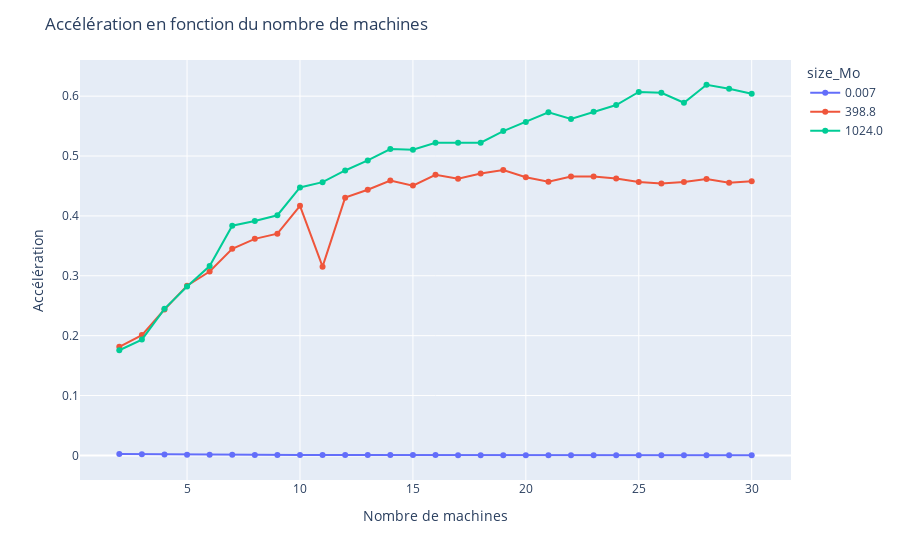

Notebook cell for this chart:
### Code cell
fig = px.line(all, x="nb_machines", y="Speedup",color='size_Mo', markers=True)
fig.update_layout(title='Accélération en fonction du nombre de machines',
                  xaxis_title='Nombre de machines',
                  yaxis_title='Accélération')
fig.show()

### Figure 1 — Plotly figure (JSON) as saved in the notebook; plotly's stock layout.template omitted (floating-point values rounded to 4 significant figures)
{"data": [{"hovertemplate": "size_Mo=0.007<br>nb_machines=%{x}<br>Speedup=%{y}<extra></extra>", "legendgroup": "0.007", "line": {"color": "#636efa", "dash": "solid"}, "marker": {"symbol": "circle"}, "mode": "markers+lines", "name": "0.007", "orientation": "v", "showlegend": true, "x": [2, 3, 4, 5, 6, 7, 8, 9, 10, 11, 12, 13, 14, 15, 16, 17, 18, 19, 20, 21, 22, 23, 24, 25, 26, 27, 28, 29, 30], "xaxis": "x", "y": [0.002184, 0.001878, 0.001326, 0.001213, 0.001006, 0.0009151, 0.0008176, 0.0007647, 0.0007093, 0.0006482, 0.0006122, 0.0005791, 0.0005257, 0.0005013, 0.0004746, 0.0004636, 0.0004298, 0.0004176, 0.0003765, 0.0003807, 0.000361, 0.0003544, 0.0003399, 0.0003276, 0.0003119, 0.0003084, 0.0003061, 0.0002916, 0.0002608], "yaxis": "y", "type": "scatter"}, {"hovertemplate": "size_Mo=398.8<br>nb_machines=%{x}<br>Speedup=%{y}<extra></extra>", "legendgroup": "398.8", "line": {"color": "#EF553B", "dash": "solid"}, "marker": {"symbol": "circle"}, "mode": "markers+lines", "name": "398.8", "orientation": "v", "showlegend": true, "x": [2, 3, 4, 5, 6, 7, 8, 9, 10, 11, 12, 13, 14, 15, 16, 17, 18, 19, 20, 21, 22, 23, 24, 25, 26, 27, 28, 29, 30], "xaxis": "x", "y": [0.1814, 0.2009, 0.2437, 0.2835, 0.3071, 0.3451, 0.3617, 0.3703, 0.4168, 0.3152, 0.4305, 0.4437, 0.459, 0.4506, 0.4687, 0.4622, 0.4708, 0.4765, 0.4646, 0.4569, 0.4657, 0.4658, 0.4624, 0.4568, 0.4542, 0.4565, 0.4615, 0.4553, 0.4581], "yaxis": "y", "type": "scatter"}, {"hovertemplate": "size_Mo=1024.0<br>nb_machines=%{x}<br>Speedup=%{y}<extra></extra>", "legendgroup": "1024.0", "line": {"color": "#00cc96", "dash": "solid"}, "marker": {"symbol": "circle"}, "mode": "markers+lines", "name": "1024.0", "orientation": "v", "showlegend": true, "x": [2, 3, 4, 5, 6, 7, 8, 9, 10, 11, 12, 13, 14, 15, 16, 17, 18, 19, 20, 21, 22, 23, 24, 25, 26, 27, 28, 29, 30], "xaxis": "x", "y": [0.1756, 0.1934, 0.2448, 0.282, 0.3161, 0.3837, 0.3916, 0.4011, 0.4476, 0.4564, 0.4759, 0.4927, 0.5118, 0.5106, 0.5222, 0.5222, 0.5222, 0.5416, 0.5569, 0.573, 0.562, 0.5738, 0.5852, 0.6071, 0.6056, 0.589, 0.6191, 0.6125, 0.6041], "yaxis": "y", "type": "scatter"}], "layout": {"xaxis": {"anchor": "y", "domain": [0.0, 1.0], "title": {"text": "Nombre de machines"}}, "yaxis": {"anchor": "x", "domain": [0.0, 1.0], "title": {"text": "Accélération"}}, "legend": {"title": {"text": "size_Mo"}, "tracegroupgap": 0}, "margin": {"t": 60}, "title": {"text": "Accélération en fonction du nombre de machines"}}}
